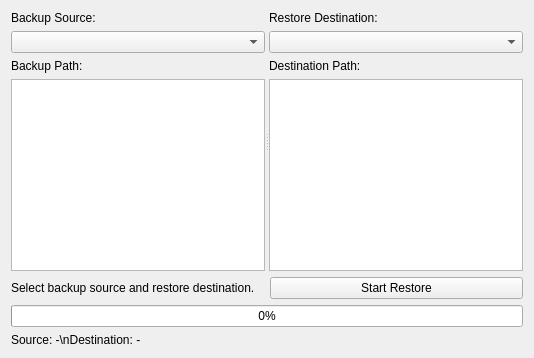
      <widget class="QWidget" name="restoreTab">
       <attribute name="title">
        <string>Restore</string>
       </attribute>
       <layout class="QVBoxLayout" name="verticalLayout_restore">
        <item>
         <widget class="QSplitter" name="restoreSplitter">
          <property name="orientation">
           <enum>Qt::Orientation::Horizontal</enum>
          </property>
          <widget class="QWidget" name="restoreSourceWidget">
           <layout class="QVBoxLayout" name="verticalLayout_restore_source">
            <item>
             <widget class="QLabel" name="restoreSourceLabel">
              <property name="text">
               <string>Backup Source:</string>
              </property>
             </widget>
            </item>
            <item>
             <widget class="QComboBox" name="restoreSourceDriveCombo" />
            </item>
            <item>
             <widget class="QLabel" name="restoreSourcePathLabel">
              <property name="text">
               <string>Backup Path:</string>
              </property>
             </widget>
            </item>
            <item>
             <widget class="QTreeView" name="restoreSourcePathTree" />
            </item>
           </layout>
          </widget>
          <widget class="QWidget" name="restoreDestWidget">
           <layout class="QVBoxLayout" name="verticalLayout_restore_dest">
            <item>
             <widget class="QLabel" name="restoreDestLabel">
              <property name="text">
               <string>Restore Destination:</string>
              </property>
             </widget>
            </item>
            <item>
             <widget class="QComboBox" name="restoreDestDriveCombo" />
            </item>
            <item>
             <widget class="QLabel" name="restoreDestPathLabel">
              <property name="text">
               <string>Destination Path:</string>
              </property>
             </widget>
            </item>
            <item>
             <widget class="QTreeView" name="restoreDestPathTree" />
            </item>
           </layout>
          </widget>
         </widget>
        </item>
        <item>
         <layout class="QHBoxLayout" name="restoreBottomLayout">
          <item>
           <widget class="QLabel" name="restoreSummaryLabel">
            <property name="text">
             <string>Select backup source and restore destination.</string>
            </property>
           </widget>
          </item>
          <item>
           <widget class="QPushButton" name="startRestoreButton">
            <property name="text">
             <string>Start Restore</string>
            </property>
           </widget>
          </item>
         </layout>
        </item>
        <item>
         <widget class="QProgressBar" name="restoreProgressBar">
          <property name="minimum">
           <number>0</number>
          </property>
          <property name="maximum">
           <number>100</number>
          </property>
          <property name="value">
           <number>0</number>
          </property>
          <property name="textVisible">
           <bool>true</bool>
          </property>
         </widget>
        </item>
        <item>
         <widget class="QLabel" name="restorePathSummaryLabel">
          <property name="text">
           <string>Source: -\nDestination: -</string>
          </property>
         </widget>
        </item>
       </layout>
      </widget>
